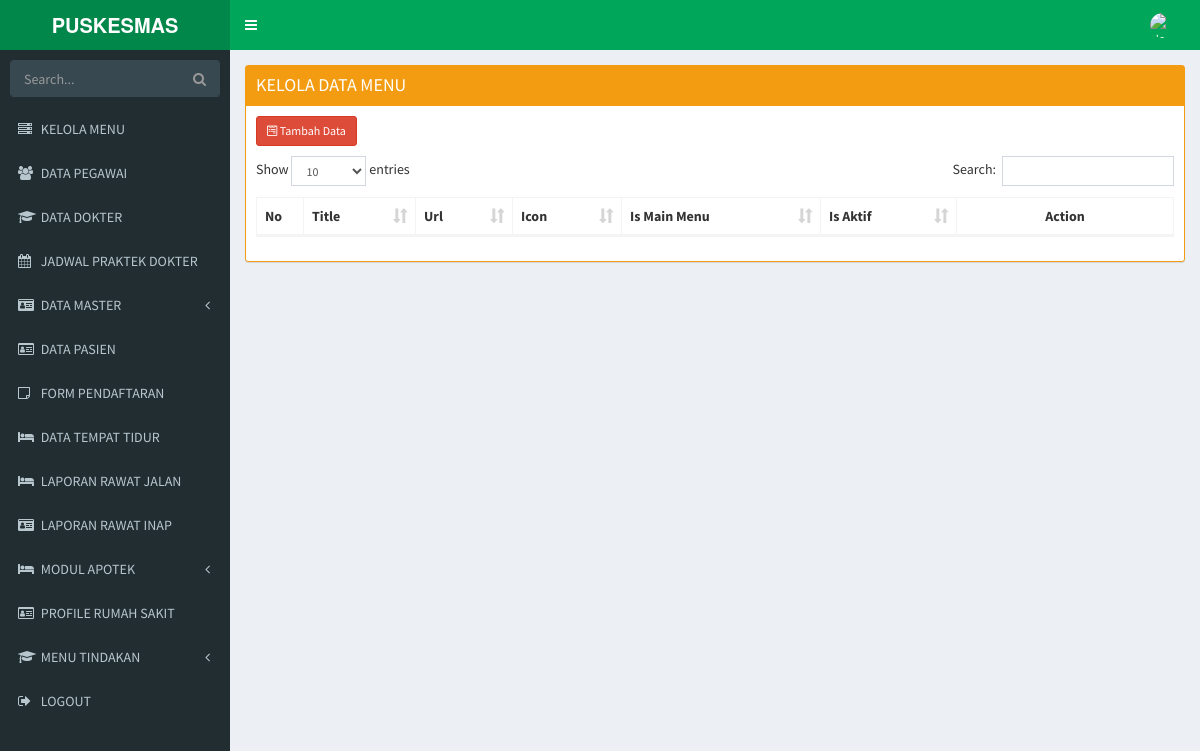
/index.php/kelolamenu, run on the app's committed database.
### tables this page shows
CREATE TABLE `tbl_profil_rumah_sakit` (
  `id` int(11) NOT NULL,
  `nama_rumah_sakit` varchar(50) NOT NULL,
  `alamat` text NOT NULL,
  `propinsi` varchar(30) NOT NULL,
  `kabupaten` varchar(30) NOT NULL,
  `no_telpon` varchar(13) NOT NULL,
  `logo` text NOT NULL
);

CREATE TABLE `tbl_menu` (
  `id_menu` int(11) NOT NULL,
  `title` varchar(50) NOT NULL,
  `url` varchar(30) NOT NULL,
  `icon` varchar(30) NOT NULL,
  `is_main_menu` int(11) NOT NULL,
  `is_aktif` enum('y','n') NOT NULL COMMENT 'y=yes,n=no'
);

### application/libraries/Template.php (called while the page is built)
<?php if ( ! defined('BASEPATH')) exit('No direct script access allowed');
class Template {
		var $template_data = array();
		function set($name, $value)
		{
			$this->template_data[$name] = $value;
		}
		function load($template = '', $view = '' , $view_data = array(), $return = FALSE)
		{
			$this->CI =& get_instance();
			$this->set('contents', $this->CI->load->view($view, $view_data, TRUE));
			return $this->CI->load->view($template, $this->template_data, $return);
		}
}

### application/controllers/Kelolamenu.php (called while the page is built, shortened)
<?php
class Kelolamenu extends CI_Controller
{
    public function index()
    {
        $this->template->load('template','kelolamenu/tbl_menu_list');
    }
}

### index.php (called while the page is built, shortened)
<?php
require_once BASEPATH.'core/CodeIgniter.php';

### application/helpers/rs_helper.php (called while the page is built, shortened)
<?php
function getInfoRS($field){
    $ci = get_instance();
    $ci->db->where('id',1);
    $rs = $ci->db->get('tbl_profil_rumah_sakit')->row_array();
    return $rs[$field];
}
?>

### application/views/template.php (the view, shortened to what this page needs)
<!DOCTYPE html>
<html>
    <head>
        <link rel="stylesheet" href="<?php echo base_url() ?>assets/jquery-ui/themes/base/minified/jquery-ui.min.css" type="text/css" />
        <link rel="stylesheet" href="<?php echo base_url() ?>assets/adminlte/bower_components/bootstrap/dist/css/bootstrap.min.css">
        <link rel="stylesheet" href="<?php echo base_url() ?>assets/adminlte/bower_components/font-awesome/css/font-awesome.min.css">
        <link rel="stylesheet" href="<?php echo base_url() ?>assets/adminlte/bower_components/select2/dist/css/select2.min.css">
        <link rel="stylesheet" href="<?php echo base_url() ?>assets/adminlte/bower_components/Ionicons/css/ionicons.min.css">
        <link rel="stylesheet" href="<?php echo base_url() ?>assets/adminlte/bower_components/datatables.net-bs/css/dataTables.bootstrap.min.css">
        <link rel="stylesheet" href="<?php echo base_url() ?>assets/adminlte/dist/css/AdminLTE.min.css">
        <link rel="stylesheet" href="<?php echo base_url() ?>assets/adminlte/dist/css/skins/_all-skins.min.css">
    </head>
    <body class="hold-transition skin-green sidebar-mini">
        <div class="wrapper">
            <header class="main-header">
                <a href="<?php echo base_url() ?>adminlte/index2.html" class="logo">
                    <span class="logo-lg"><b><?php echo getInfoRS('nama_rumah_sakit') ?></b></span>
                </a>
                <nav class="navbar navbar-static-top">
                    <a href="#" class="sidebar-toggle" data-toggle="push-menu" role="button">
                    </a>
                    <div class="navbar-custom-menu">
                        <ul class="nav navbar-nav">
                            <li class="dropdown user user-menu">
                                <a href="#" class="dropdown-toggle" data-toggle="dropdown">
                                    <img src="<?php echo base_url() ?>assets/foto_profil/logo.png" class="user-image" alt="User Image">
                                </a>
                            </li>
                        </ul>
                    </div>
                </nav>
            </header>
            <aside class="main-sidebar">
                <?php $this->load->view('template/sidebar'); ?>
            </aside>
            <?php
            echo $contents;
            ?>
        </div>
    </body>
</html>

### application/views/kelolamenu/tbl_menu_list.php (shortened to what this page needs)
<div class="content-wrapper">
    <section class="content">
        <div class="row">
            <div class="col-xs-12">
                <div class="box box-warning box-solid">
                    <div class="box-header">
                        <h3 class="box-title">KELOLA DATA MENU</h3>
                    </div>
        <div class="box-body">
        <div style="padding-bottom: 10px;">
        <?php echo anchor(site_url('kelolamenu/create'), '<i class="fa fa-wpforms" aria-hidden="true"></i> Tambah Data', 'class="btn btn-danger btn-sm"'); ?>
		</div>
        <table class="table table-bordered table-striped" id="mytable">
            <thead>
                <tr>
                    <th width="30px">No</th>
		    <th>Title</th>
		    <th>Url</th>
		    <th>Icon</th>
		    <th>Is Main Menu</th>
		    <th>Is Aktif</th>
		    <th width="200px">Action</th>
                </tr>
            </thead>
        </table>
        </div>
                    </div>
            </div>
            </div>
    </section>
</div>

### application/views/template/sidebar.php (shortened to what this page needs)
<section class="sidebar">
    <form action="#" method="get" class="sidebar-form">
        <div class="input-group">
            <input type="text" name="q" class="form-control" placeholder="Search...">
            <span class="input-group-btn">
                <button type="submit" name="search" id="search-btn" class="btn btn-flat"><i class="fa fa-search"></i>
                </button>
            </span>
        </div>
    </form>
    <ul class="sidebar-menu" data-widget="tree">
        <?php
        $this->db->where('is_main_menu',0);
        $this->db->where('is_aktif','y');
        $main_menu = $this->db->get('tbl_menu')->result();
        foreach ($main_menu as $menu){
            $this->db->where('is_main_menu',$menu->id_menu);
            $this->db->where('is_aktif','y');
            $submenu = $this->db->get('tbl_menu');
            if($submenu->num_rows()>0){
                echo "<li class='treeview'>
                        <a href='#'>
                            <i class='$menu->icon'></i> <span>".strtoupper($menu->title)."</span>
                            <span class='pull-right-container'>
                                <i class='fa fa-angle-left pull-right'></i>
                            </span>
                        </a>
                        <ul class='treeview-menu' style=' '>";
                        echo" </ul>
                    </li>";
            }else{
                echo "<li>";
                echo anchor($menu->url,"<i class='".$menu->icon."'></i> ".strtoupper($menu->title));
                echo "</li>";
            }
        }
        ?>
        <li><?php echo anchor('auth/logout',"<i class='fa fa-sign-out'></i> LOGOUT");?></li>
    </ul>
</section>

### data on the page
tbl_profil_rumah_sakit: nama_rumah_sakit "PUSKESMAS…"
tbl_menu: url+icon+title "KELOLA MENU"
tbl_menu: url+icon+title "DATA PEGAWAI"
tbl_menu: url+icon+title "DATA DOKTER"
tbl_menu: url+icon+title "JADWAL PRAKTEK DOKTER"
tbl_menu: title "DATA MASTER"
tbl_menu: url+icon+title "DATA PASIEN"
tbl_menu: url+icon+title "FORM PENDAFTARAN"
tbl_menu: url+icon+title "DATA TEMPAT TIDUR"
tbl_menu: url+icon+title "LAPORAN RAWAT JALAN"
tbl_menu: url+icon+title "LAPORAN RAWAT INAP"
tbl_menu: title "MODUL APOTEK"
tbl_menu: url+icon+title "PROFILE RUMAH SAKIT"
tbl_menu: title "MENU TINDAKAN"

### other printed values
anchor('auth/logout',"<i class='fa fa-sign-out'></i> LOGOUT") "LOGOUT"
